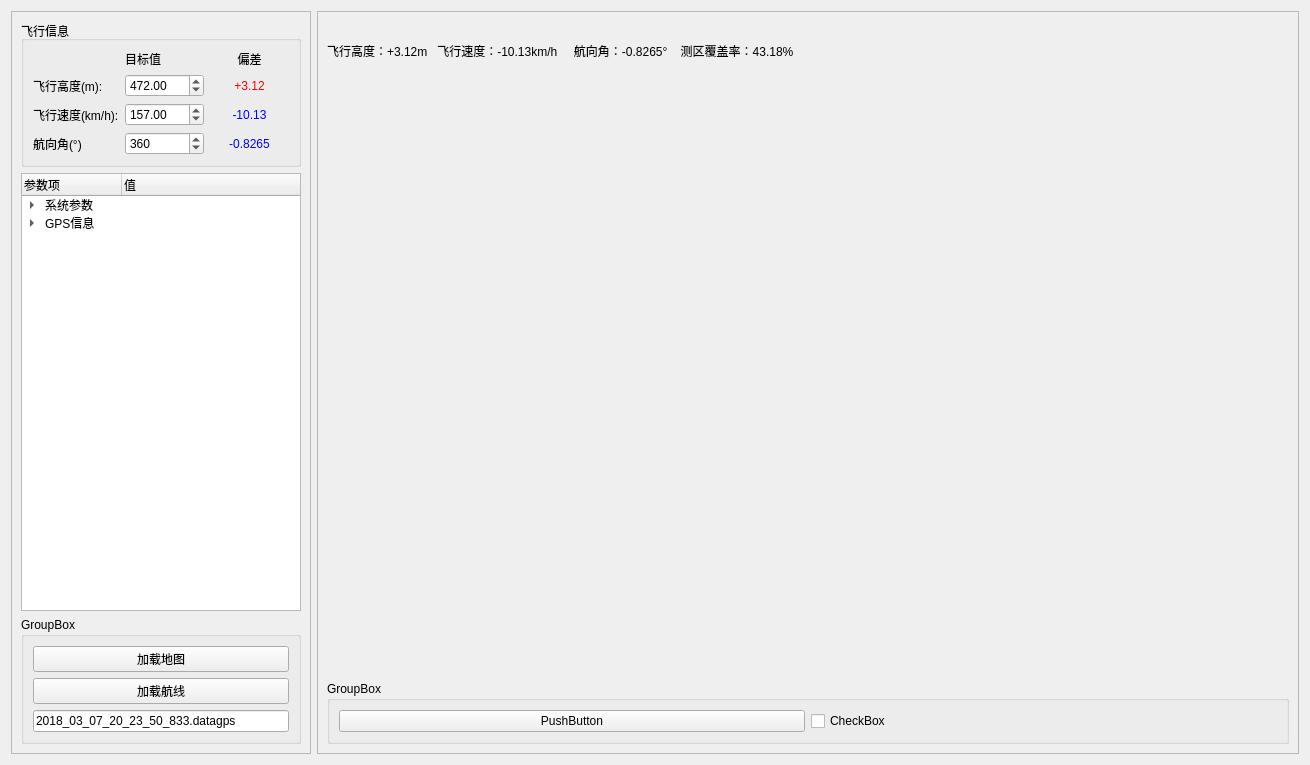
<?xml version="1.0" encoding="UTF-8"?>
<ui version="4.0">
 <class>Navigation</class>
 <widget class="QWidget" name="Navigation">
  <property name="geometry">
   <rect>
    <x>0</x>
    <y>0</y>
    <width>1310</width>
    <height>765</height>
   </rect>
  </property>
  <property name="windowTitle">
   <string>Form</string>
  </property>
  <layout class="QHBoxLayout" name="horizontalLayout_2" stretch="0,3">
   <item>
    <widget class="QFrame" name="frame">
     <property name="minimumSize">
      <size>
       <width>300</width>
       <height>0</height>
      </size>
     </property>
     <property name="maximumSize">
      <size>
       <width>300</width>
       <height>16777215</height>
      </size>
     </property>
     <property name="frameShape">
      <enum>QFrame::StyledPanel</enum>
     </property>
     <property name="frameShadow">
      <enum>QFrame::Raised</enum>
     </property>
     <layout class="QVBoxLayout" name="verticalLayout_2">
      <item>
       <widget class="QGroupBox" name="groupBox_3">
        <property name="title">
         <string>飞行信息</string>
        </property>
        <layout class="QGridLayout" name="gridLayout_3">
         <item row="1" column="1">
          <widget class="QDoubleSpinBox" name="doubleSpinBox_flightHeight">
           <property name="sizePolicy">
            <sizepolicy hsizetype="Preferred" vsizetype="Fixed">
             <horstretch>0</horstretch>
             <verstretch>0</verstretch>
            </sizepolicy>
           </property>
           <property name="decimals">
            <number>2</number>
           </property>
           <property name="maximum">
            <double>9999.989999999999782</double>
           </property>
           <property name="value">
            <double>472.000000000000000</double>
           </property>
          </widget>
         </item>
         <item row="1" column="0">
          <widget class="QLabel" name="label">
           <property name="text">
            <string>飞行高度(m):</string>
           </property>
          </widget>
         </item>
         <item row="0" column="1">
          <widget class="QLabel" name="label_6">
           <property name="text">
            <string>目标值</string>
           </property>
          </widget>
         </item>
         <item row="2" column="0">
          <widget class="QLabel" name="label_2">
           <property name="text">
            <string>飞行速度(km/h):</string>
           </property>
          </widget>
         </item>
         <item row="1" column="2">
          <widget class="QLabel" name="label_3">
           <property name="styleSheet">
            <string notr="true">color: rgb(255, 0, 0);</string>
           </property>
           <property name="text">
            <string>+3.12</string>
           </property>
           <property name="alignment">
            <set>Qt::AlignCenter</set>
           </property>
          </widget>
         </item>
         <item row="2" column="2">
          <widget class="QLabel" name="label_4">
           <property name="styleSheet">
            <string notr="true">color: rgb(0, 0, 255);
</string>
           </property>
           <property name="text">
            <string>-10.13</string>
           </property>
           <property name="alignment">
            <set>Qt::AlignCenter</set>
           </property>
          </widget>
         </item>
         <item row="0" column="2">
          <widget class="QLabel" name="label_5">
           <property name="text">
            <string>偏差</string>
           </property>
           <property name="alignment">
            <set>Qt::AlignCenter</set>
           </property>
          </widget>
         </item>
         <item row="2" column="1">
          <widget class="QDoubleSpinBox" name="doubleSpinBox_flightSpeed">
           <property name="sizePolicy">
            <sizepolicy hsizetype="Preferred" vsizetype="Fixed">
             <horstretch>0</horstretch>
             <verstretch>0</verstretch>
            </sizepolicy>
           </property>
           <property name="maximum">
            <double>9999.989999999999782</double>
           </property>
           <property name="value">
            <double>157.000000000000000</double>
           </property>
          </widget>
         </item>
         <item row="3" column="0">
          <widget class="QLabel" name="label_7">
           <property name="text">
            <string>航向角(°)</string>
           </property>
          </widget>
         </item>
         <item row="3" column="1">
          <widget class="QSpinBox" name="spinBox">
           <property name="maximum">
            <number>999</number>
           </property>
           <property name="value">
            <number>360</number>
           </property>
          </widget>
         </item>
         <item row="3" column="2">
          <widget class="QLabel" name="label_8">
           <property name="styleSheet">
            <string notr="true">color: rgb(0, 0, 255);</string>
           </property>
           <property name="text">
            <string>-0.8265</string>
           </property>
           <property name="alignment">
            <set>Qt::AlignCenter</set>
           </property>
          </widget>
         </item>
        </layout>
       </widget>
      </item>
      <item>
       <widget class="QTreeWidget" name="treeWidget_navigation">
        <property name="sizePolicy">
         <sizepolicy hsizetype="Expanding" vsizetype="Expanding">
          <horstretch>0</horstretch>
          <verstretch>0</verstretch>
         </sizepolicy>
        </property>
        <property name="minimumSize">
         <size>
          <width>0</width>
          <height>0</height>
         </size>
        </property>
        <column>
         <property name="text">
          <string>参数项</string>
         </property>
        </column>
        <column>
         <property name="text">
          <string>值</string>
         </property>
        </column>
        <item>
         <property name="text">
          <string>系统参数</string>
         </property>
         <property name="text">
          <string/>
         </property>
         <item>
          <property name="text">
           <string>当前飞行速度</string>
          </property>
          <property name="text">
           <string>146.77</string>
          </property>
         </item>
         <item>
          <property name="text">
           <string>测区覆盖率</string>
          </property>
          <property name="text">
           <string>0.4318</string>
          </property>
         </item>
         <item>
          <property name="text">
           <string>当前航线</string>
          </property>
          <property name="text">
           <string>10</string>
          </property>
         </item>
        </item>
        <item>
         <property name="text">
          <string>GPS信息</string>
         </property>
         <property name="text">
          <string/>
         </property>
         <item>
          <property name="text">
           <string>周</string>
          </property>
          <property name="text">
           <string>2123</string>
          </property>
         </item>
         <item>
          <property name="text">
           <string>秒</string>
          </property>
          <property name="text">
           <string>465820.00</string>
          </property>
         </item>
         <item>
          <property name="text">
           <string>细分时间(s)</string>
          </property>
          <property name="text">
           <string>0.159813</string>
          </property>
         </item>
         <item>
          <property name="text">
           <string>纬度(°)</string>
          </property>
          <property name="text">
           <string>32.416978</string>
          </property>
         </item>
         <item>
          <property name="text">
           <string>经度(°)</string>
          </property>
          <property name="text">
           <string>119.513329</string>
          </property>
         </item>
         <item>
          <property name="text">
           <string>高度(m)</string>
          </property>
          <property name="text">
           <string>381.298</string>
          </property>
         </item>
         <item>
          <property name="text">
           <string>翻滚角(°)</string>
          </property>
          <property name="text">
           <string>0.25937</string>
          </property>
         </item>
         <item>
          <property name="text">
           <string>俯仰角(°)</string>
          </property>
          <property name="text">
           <string>2.85019</string>
          </property>
         </item>
         <item>
          <property name="text">
           <string>航向角(°)</string>
          </property>
          <property name="text">
           <string>359.17349</string>
          </property>
         </item>
        </item>
       </widget>
      </item>
      <item>
       <widget class="QGroupBox" name="groupBox_2">
        <property name="title">
         <string>GroupBox</string>
        </property>
        <layout class="QGridLayout" name="gridLayout_2">
         <item row="1" column="0">
          <widget class="QPushButton" name="btn_loadTracker">
           <property name="text">
            <string>加载航线</string>
           </property>
          </widget>
         </item>
         <item row="2" column="0">
          <widget class="QLineEdit" name="lineEdit_navigationFile">
           <property name="text">
            <string>2018_03_07_20_23_50_833.datagps</string>
           </property>
           <property name="readOnly">
            <bool>true</bool>
           </property>
          </widget>
         </item>
         <item row="0" column="0">
          <widget class="QPushButton" name="btn_loadMap">
           <property name="toolTip">
            <string>目前只支持瓦片地图，且层级下只能包含16张瓦片</string>
           </property>
           <property name="text">
            <string>加载地图</string>
           </property>
          </widget>
         </item>
        </layout>
       </widget>
      </item>
     </layout>
    </widget>
   </item>
   <item>
    <widget class="QFrame" name="frame_2">
     <property name="frameShape">
      <enum>QFrame::StyledPanel</enum>
     </property>
     <property name="frameShadow">
      <enum>QFrame::Raised</enum>
     </property>
     <layout class="QVBoxLayout" name="verticalLayout" stretch="1,10,1">
      <item>
       <widget class="QLabel" name="label_9">
        <property name="styleSheet">
         <string notr="true">font: 16pt &quot;Courier New&quot;;</string>
        </property>
        <property name="text">
         <string>飞行高度：+3.12m   飞行速度：-10.13km/h     航向角：-0.8265°    测区覆盖率：43.18%</string>
        </property>
       </widget>
      </item>
      <item>
       <widget class="QWidget" name="widget" native="true"/>
      </item>
      <item>
       <widget class="QGroupBox" name="groupBox_test">
        <property name="title">
         <string>GroupBox</string>
        </property>
        <layout class="QGridLayout" name="gridLayout">
         <item row="0" column="0">
          <widget class="QPushButton" name="pushButton">
           <property name="text">
            <string>PushButton</string>
           </property>
          </widget>
         </item>
         <item row="0" column="1">
          <widget class="QCheckBox" name="checkBox">
           <property name="text">
            <string>CheckBox</string>
           </property>
          </widget>
         </item>
        </layout>
       </widget>
      </item>
     </layout>
    </widget>
   </item>
  </layout>
 </widget>
 <resources/>
 <connections/>
</ui>
